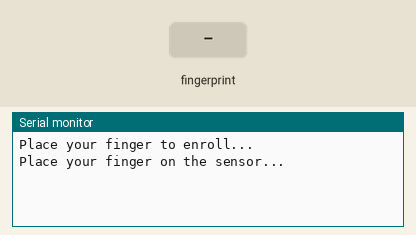
Simulated run of this sketch. Board: ESP32. Parts: the last lines printed to the serial monitor. The inputs (shaded band) are chosen by the test bench. EEPROM starts erased.

Above: at 2.2 s.
2.3 s: finger stored as number 1 placed on the sensor
At 3.1 s:
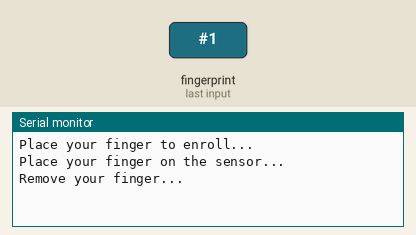
5.3 s: finger stored as number 1 placed on the sensor
At 6.7 s:
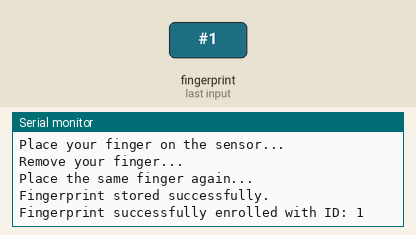

The sketch:

User_Auth.ino
```cpp
#include <Adafruit_Fingerprint.h>
#include <HardwareSerial.h>
#include <EEPROM.h>

#define EEPROM_SIZE 100  // Maximum number of fingerprints to store
#define fingerRX 4       // Change these pins to your preferred UART1 RX
#define fingerTX 2       // Change these pins to your preferred UART1 TX

HardwareSerial sensorSerial(1);  // Use UART1 now
Adafruit_Fingerprint finger = Adafruit_Fingerprint(&sensorSerial);

void setup() {
    Serial.begin(115200);
    sensorSerial.begin(57600, SERIAL_8N1, fingerRX, fingerTX);  // UART1 setup
    finger.begin(57600);

    if (!finger.verifyPassword()) {
        Serial.println("Fingerprint sensor not found!");
        while (1);
    }

    EEPROM.begin(EEPROM_SIZE);
    Serial.println("\n\nPlace your finger to enroll...");
}

void loop() {
    int newID = getAvailableID();
    if (newID == -1) {
        Serial.println("Memory full! Cannot enroll more fingerprints.");
        while (1);
    }

    if (enrollFingerprint(newID)) {
        EEPROM.write(newID - 1, 1);  // Store at index newID-1 to fit EEPROM indexing
        EEPROM.commit();
        Serial.print("Fingerprint successfully enrolled with ID: ");
        Serial.println(newID);
    } else {
        Serial.println("Fingerprint enrollment failed! Try again.");
    }
    delay(3000);
}

int getAvailableID() {
    for (int i = 0; i < EEPROM_SIZE; i++) {
        if (EEPROM.read(i) != 1) {
            return i + 1;  // IDs start from 1
        }
    }
    return -1;  // No available slots
}

bool enrollFingerprint(int id) {
    int p = -1;
    Serial.println("Place your finger on the sensor...");
    while (p != FINGERPRINT_OK) {
        p = finger.getImage();
        delay(100);
    }

    p = finger.image2Tz(1);
    if (p != FINGERPRINT_OK) {
        Serial.println("Failed to process first fingerprint image.");
        return false;
    }

    Serial.println("Remove your finger...");
    delay(2000);

    Serial.println("Place the same finger again...");
    p = -1;
    while (p != FINGERPRINT_OK) {
        p = finger.getImage();
        delay(100);
    }

    p = finger.image2Tz(2);
    if (p != FINGERPRINT_OK) {
        Serial.println("Failed to process second fingerprint image.");
        return false;
    }

    p = finger.createModel();
    if (p != FINGERPRINT_OK) {
        Serial.println("Fingerprint images do not match.");
        return false;
    }

    p = finger.storeModel(id);
    if (p == FINGERPRINT_OK) {
        Serial.println("Fingerprint stored successfully.");
        return true;
    } else {
        Serial.println("Failed to store fingerprint.");
        return false;
    }
}
```

Measured:
- after the input at 2.3 s, the serial monitor: prints a new line after 0.34 s (image 1)
- after the input at 5.3 s, the serial monitor: prints a new line after 0.34 s (image 2)
